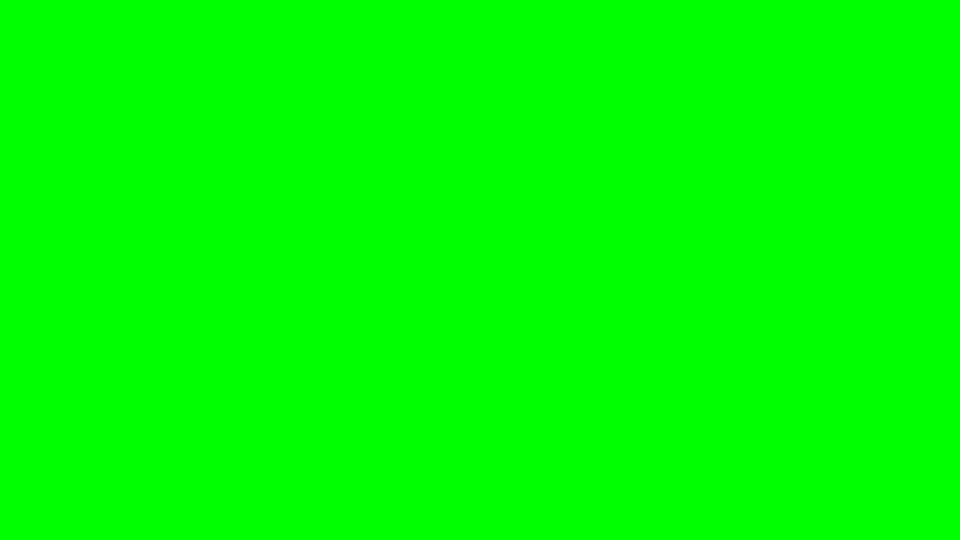
#> input picture python/green-screen/green_bg.png, 1920 x 1080 px (shown at 1/2 size)
$ python greenscreen.py
#> lines starting #> are read from the running program, lines starting #| are printed output that depends on the picture
# %%
import numpy as np
from PIL import Image
# import matplotlib.pyplot as plt
from chainsim import color_codes

# %%
# [14 lines left out: function alpha_blend, not called in this run]

green_screen = Image.open('green-screen/green_bg.png')
#> green_screen is the input picture: PIL image 1920x1080 RGB; mean R, G, B 0, 255, 0
green_screen = np.array(green_screen)
screen = np.copy(green_screen)

# color_codes = np.array(['0', 'J', 'R', 'G', 'B', 'Y', 'P'])
cursors = {
    'R': np.array(Image.open('green-screen/red_cursor.png').resize((64, 60)), dtype=np.uint8),
    'G': np.array(Image.open('green-screen/green_cursor.png').resize((64, 60)), dtype=np.uint8),
    'B': np.array(Image.open('green-screen/blue_cursor.png').resize((64, 60)), dtype=np.uint8),
    'Y': np.array(Image.open('green-screen/yellow_cursor.png').resize((64, 60)), dtype=np.uint8),
    'P': np.array(Image.open('green-screen/purple_cursor.png').resize((64, 60)), dtype=np.uint8)
}
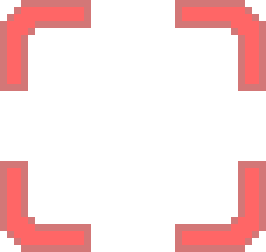
#> input picture python/green-screen/red_cursor.png, 38 x 36 px (shown 7 times larger)
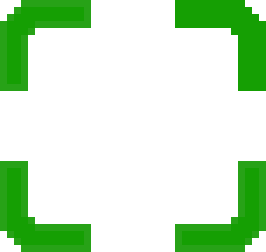
#> input picture python/green-screen/green_cursor.png, 38 x 36 px (shown 7 times larger)
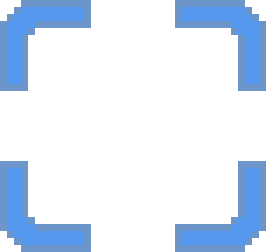
#> input picture python/green-screen/blue_cursor.png, 38 x 36 px (shown 7 times larger)
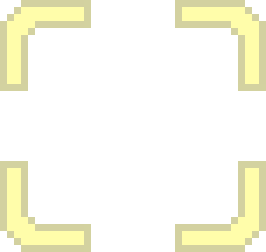
#> input picture python/green-screen/yellow_cursor.png, 38 x 36 px (shown 7 times larger)
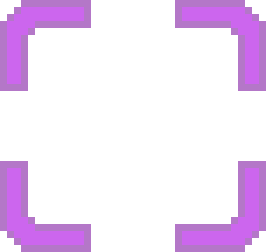
#> input picture python/green-screen/purple_cursor.png, 38 x 36 px (shown 7 times larger)

numbers = {
#> (the run stopped early here; a loop or call above may not have finished)
